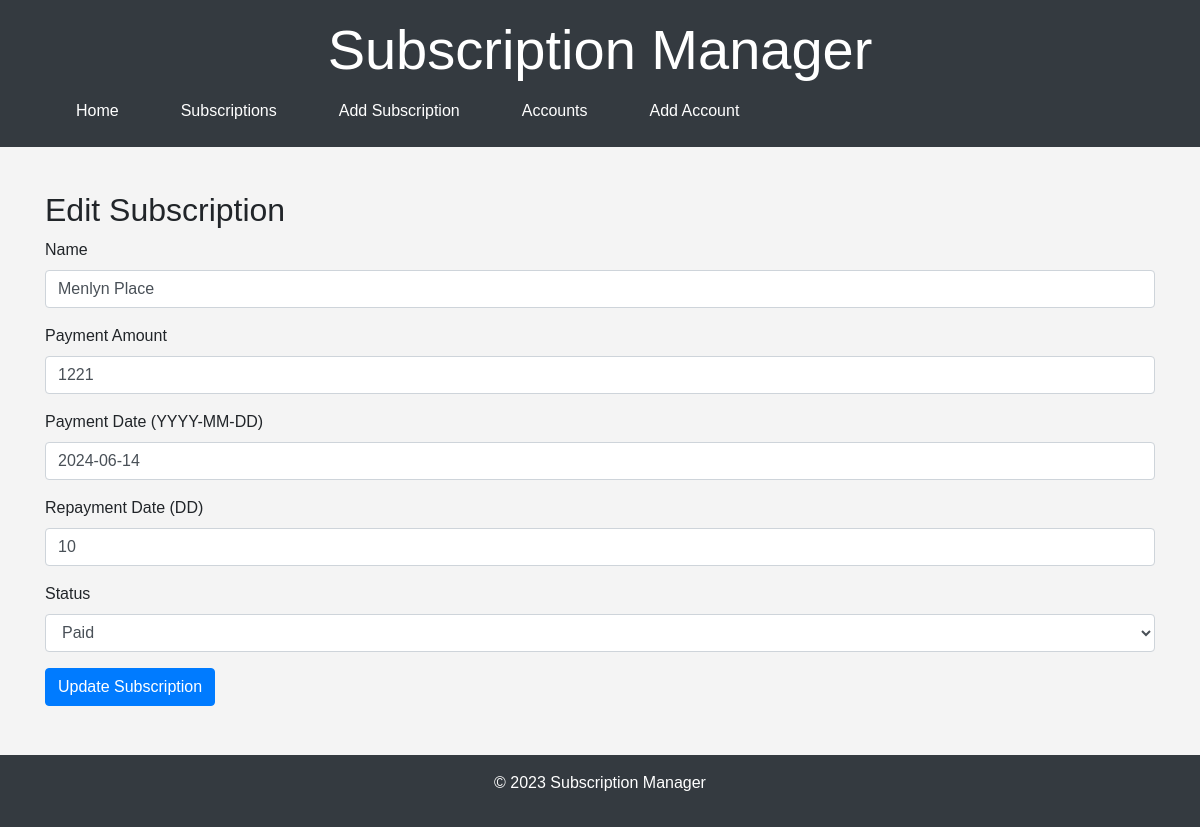
Page /subscriptions/edit/1 on the committed database.
### models.py (models this page shows)
class Subscription(Base):
    __tablename__ = "subscriptions"
    id = Column(Integer, primary_key=True, index=True)
    name = Column(String, index=True)
    payment_amount = Column(Integer)
    payment_date = Column(DateTime, nullable=True)  # Initialize as None
    repayment_date = Column(String, default="01-01")  # Default to January 1st
    status = Column(String, default="unpaid")
    account_id = Column(Integer, ForeignKey("accounts.id"), nullable=True)
    account = relationship("Account", back_populates="subscriptions")

### main.py (the view)
@app.get("/subscriptions/edit/{subscription_id}")
def edit_subscription_form(subscription_id: int, request: Request, db: Session = Depends(get_db)):
    try:
        subscription = crud.get_subscription(db, subscription_id=subscription_id)
        if subscription is None:
            raise HTTPException(status_code=404, detail="Subscription not found")
        return templates.TemplateResponse("edit_subscription.html", {"request": request, "subscription": subscription})
    except Exception as e:
        logging.error(f"Error fetching subscription data for editing: {e}")
        raise HTTPException(status_code=500, detail="Internal Server Error")

### Templates/edit_subscription.html (shortened to what this page needs)
{% extends "base.html" %}
{% block content %}
<h2>Edit Subscription</h2>
<form method="post" action="/subscriptions/edit/{{ subscription.id }}" class="needs-validation" novalidate>
    <div class="form-group">
        <label for="name">Name</label>
        <input type="text" id="name" name="name" class="form-control" value="{{ subscription.name }}" required>
    </div>
    <div class="form-group">
        <label for="payment_amount">Payment Amount</label>
        <input type="number" id="payment_amount" name="payment_amount" class="form-control" value="{{ subscription.payment_amount }}" required>
    </div>
    <div class="form-group">
        <label for="payment_date">Payment Date (YYYY-MM-DD)</label>
        <input type="text" id="payment_date" name="payment_date" class="form-control" value="{{ subscription.payment_date.strftime('%Y-%m-%d') if subscription.payment_date else '' }}">
    </div>
    <div class="form-group">
        <label for="repayment_date">Repayment Date (DD)</label>
        <input type="text" id="repayment_date" name="repayment_date" class="form-control" value="{{ subscription.repayment_date }}" required>
    </div>
    <div class="form-group">
        <label for="status">Status</label>
        <select id="status" name="status" class="form-control" required>
            <option value="paid" {% if subscription.status == 'paid' %}selected{% endif %}>Paid</option>
        </select>
    </div>
    <button type="submit" class="btn btn-primary">Update Subscription</button>
</form>
{% endblock %}

### Static/css/styles.css (style rules this page uses)
body { font-family: Arial, sans-serif; margin: 0; padding: 0; background-color: #f4f4f4; }

### rows in the picture
Subscription: name "Menlyn Place", payment_amount "1221", payment_date "2024-06-14", repayment_date "10", status "Paid"
